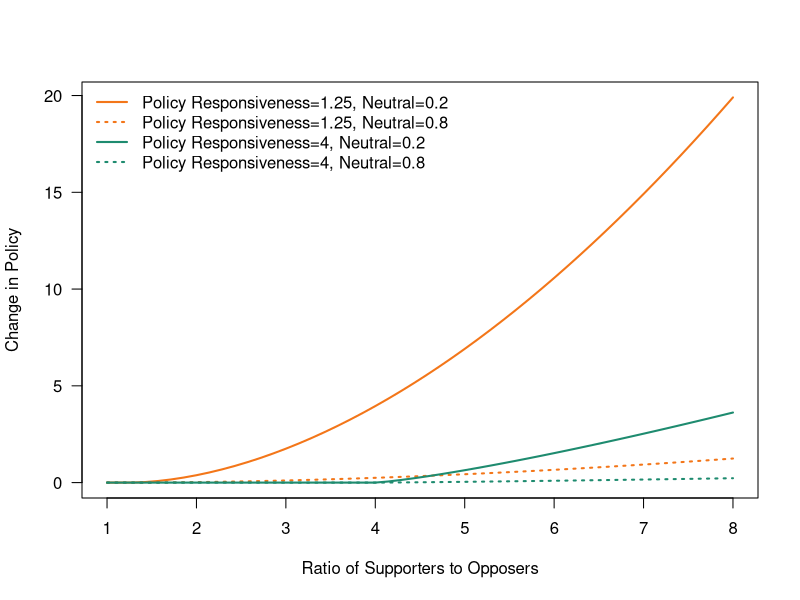
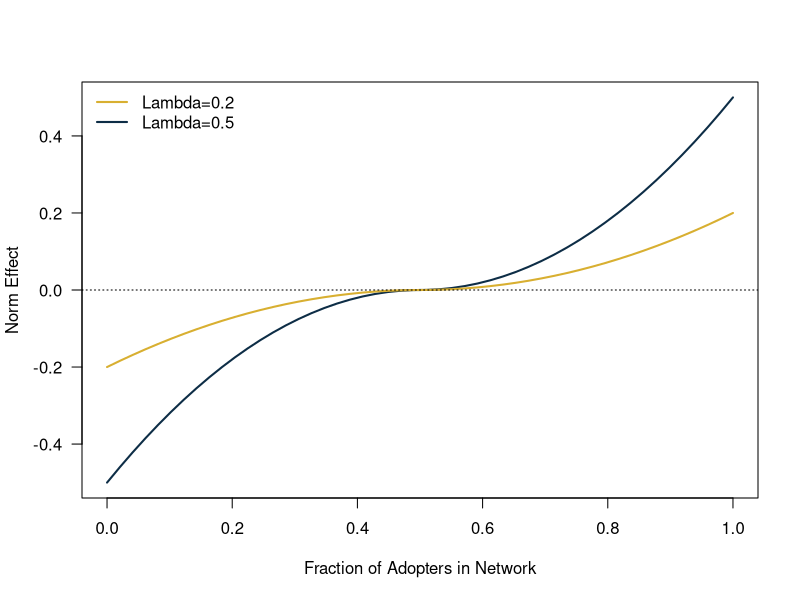
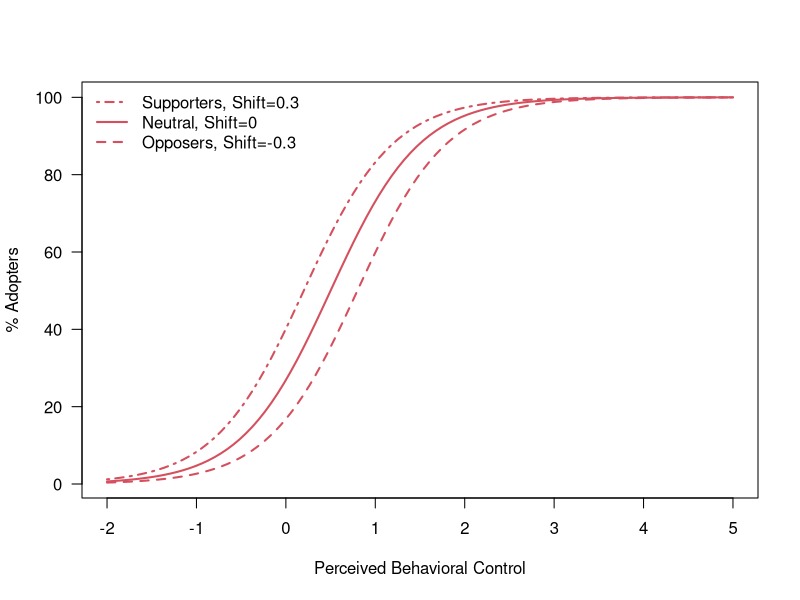

Here is the R script that generated these plots, in order:
## ---- chunk 1
knitr::opts_chunk$set(echo =FALSE,fig.width=10, fig.height = 6)
library(DiagrammeR)
## ---- chunk 2
DiagrammeR::grViz("digraph rmarkdown{
graph [overlap = false, fontsize = 18, layout=circo]
node [shape = oval,
        fontname = Helvetica]
  Opinion; Adoption; Policy; Emissions; Climate; Cognition

Opinion->{Adoption Policy} Policy->Adoption
Adoption->Emissions Policy->Emissions Emissions->Climate
Climate->Cognition Cognition->Opinion

}
")
## ---- chunk 3
nu=c(1.25,4)
Nt=c(0.2,0.8)
SoverO=seq(1,8,length.out=50)
policychangefunc=function(maj,nuparam,neutral){
  return(ifelse(maj<nu,0,(1-neutral)^2*(maj-nu)^(1+1/nu)))
}
y1=sapply(SoverO,function(x) policychangefunc(x,nu,Nt[1]))
y2=sapply(SoverO,function(x) policychangefunc(x,nu,Nt[2]))

plot(SoverO,y1[1,],type="l",lwd=2,las=1,xlab="Ratio of Supporters to Opposers",ylab="Change in Policy",col="#f37619")
lines(SoverO,y2[1,],lwd=2,lty=3,col="#f37619")
lines(SoverO,y2[2,],lwd=2,lty=3,col="#1e8b6f")
lines(SoverO,y1[2,],lwd=2,lty=1,col="#1e8b6f")

legend("topleft",legend=c("Policy Responsiveness=1.25, Neutral=0.2","Policy Responsiveness=1.25, Neutral=0.8","Policy Responsiveness=4, Neutral=0.2","Policy Responsiveness=4, Neutral=0.8"),lty=c(1,3,1,3),col=c("#f37619","#f37619","#1e8b6f","#1e8b6f"),lwd=2,bty="n")


## ---- chunk 4
lambda=c(0.2,0.5)
frac=seq(0,1,length.out=50)
normfunction=function(fraction, lam){
  if(fraction>0.5) norm=lam*(1-4*fraction+4*fraction^2)
  if(fraction<=0.5) norm=lam*(-1+4*fraction-4*fraction^2)
  return(norm)
}
y=sapply(frac,function(x) normfunction(x,lambda))
plot(frac,y[2,],type="l",lwd=2,col="#0d2d46",las=1,xlab="Fraction of Adopters in Network",ylab="Norm Effect",xlim=c(0,1))
lines(frac,y[1,],lwd=2,col="#d8af31")
abline(h=0,lty=3)
legend("topleft",legend=c("Lambda=0.2","Lambda=0.5"),lwd=2,col=c("#d8af31","#0d2d46"),bty="n")

## ---- chunk 5
shift=c(-0.3,0,0.3)
pbcmid=0.5
pbcsteep=2
pbc=seq(-2,5,length.out=100)
adoptionfunc=function(pbcval,shifter,pmid=pbcmid,psteep=pbcsteep){
  return(1/(1+exp(-psteep*(pbcval-(pmid-shifter)))))
}
y=sapply(pbc,function(x) adoptionfunc(x, shift))
plot(pbc,y[1,]*100,type="l",lwd=2,las=1,xlab="Perceived Behavioral Control",ylab="% Adopters",lty=2,col="#d5505e")
lines(pbc,y[2,]*100,lwd=2,col="#d5505e")
lines(pbc,y[3,]*100,lwd=2,col="#d5505e",lty=4)
legend("topleft",legend=c("Supporters, Shift=0.3","Neutral, Shift=0","Opposers, Shift=-0.3"),lwd=2,lty=c(4,1,2),col="#d5505e",bty="n")
